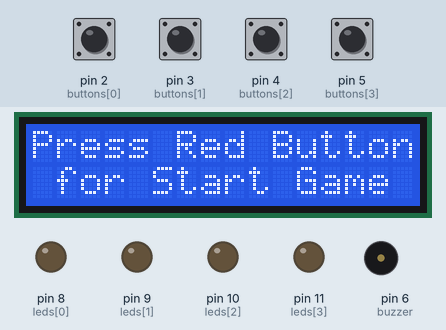
This sketch was run on a simulated Arduino Uno, built with avr-gcc and run on an emulated ATmega328P. Parts: 16×2 character LCD, output pins drawn as LEDs (lit = HIGH), buzzer (waves = sounding). The inputs (shaded band) are chosen by the test bench; at power-on: pin 2 (buttons[0]), pin 3 (buttons[1]), pin 4 (buttons[2]), pin 5 (buttons[3]) HIGH. Random numbers use the default seed unless the sketch sets one.

Above: at 5.3 s.
5.4 s: pin 2 (buttons[0]) pulled LOW for 0.15 s
At 6.0 s:
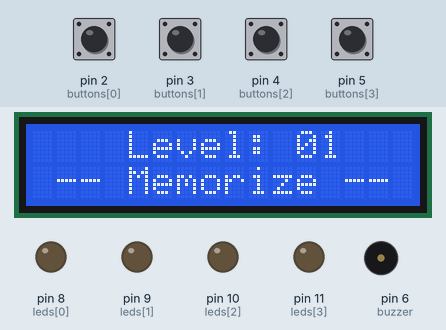
8.5 s: pin 3 (buttons[1]) pulled LOW for 0.15 s
At 10.2 s:
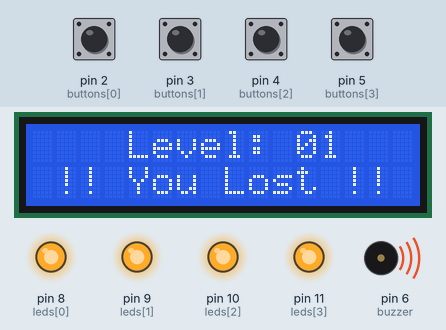
11.6 s: pin 2 (buttons[0]) pulled LOW for 1 s
At 14.7 s:
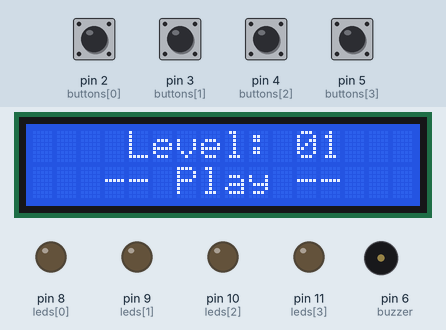
14.9 s: pin 5 (buttons[3]) pulled LOW for 1 s
At 17.3 s:
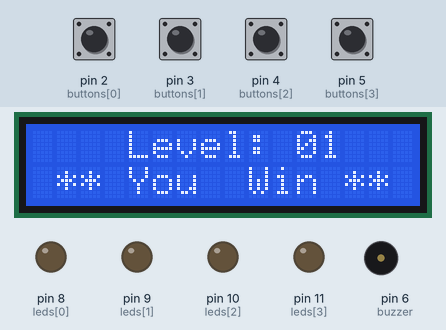
18.9 s: pin 2 (buttons[0]) driven LOW and pin 3 (buttons[1]) driven LOW
At 21.7 s:
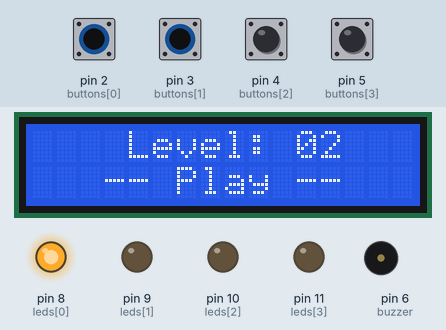
21.9 s: pin 2 (buttons[0]) driven HIGH
At 23.2 s:
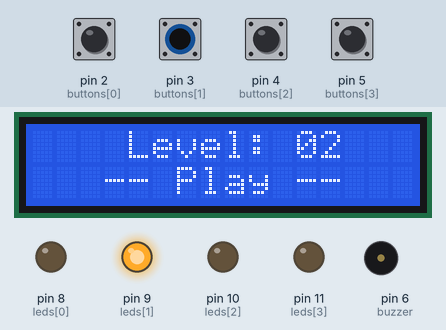
Timing chart, 0 to 24.7 s (numbered marks = the images above; inputs shaded):
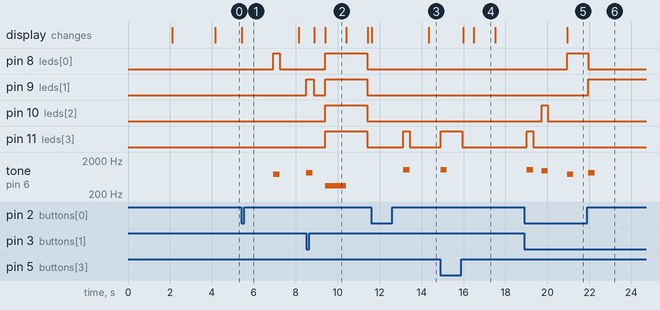

The sketch:

Distance_Measurement.ino
```cpp
#include "LiquidCrystal_I2C.h"
LiquidCrystal_I2C lcd(0x27,16,2);

int buttons[4] = {2, 3, 4,  5};
int leds[4]    = {8, 9, 10, 11};

boolean button[4] = {0, 0, 0, 0};

#define buzzer 6

#define levelsInGame 50

//create an array for this game
int bt_simonSaid[100]; //initialise the array
int led_simonSaid[100]; //initialise the array

boolean lost;
int game_play, level, stage;

void setup(){ // the setup function runs once when you press reset or power the board
Serial.begin(9600);

// initialize digital pins as outputs for LEDS in the buttons.
for(int i=0; i<=3; i++) {
pinMode(buttons[i], INPUT_PULLUP);// set the button pins as inputs
pinMode(leds[i], OUTPUT); // set the led pins as outputs
}

pinMode(buzzer, OUTPUT);

lcd.begin();// initialize the lcd
lcd.backlight();
lcd.setCursor(0,0);
lcd.print("      HI   ");
lcd.setCursor(0,1);
lcd.print(" > I'm NaDiM <");
delay(2000);
lcd.setCursor(0,0);
lcd.print("   Welcome To   ");
lcd.setCursor(0,1);
lcd.print("> Memory  Game <");
delay(2000); // Waiting for a while
lcd.clear();

randomSeed(analogRead(0));  //make our random numbers more random
}


void loop() {// the loop function runs over and over again forever

switch(stage){
case 0:
      lcd.setCursor(0, 0); lcd.print("Press Red Button");
      lcd.setCursor(0, 1); lcd.print(" for Start Game ");
      button[0] = digitalRead(buttons[0]);
      while(button[0] == HIGH) {
        button[0] = digitalRead(buttons[0]);
      }
      level=1, stage=1, game_play=1;
break;

case 1:
      lcd.clear();
      //print level on screen
      lcd.setCursor(4,0);
      lcd.print("Level: ");
      lcd.print((level/10)%10);
      lcd.print(level%10);

      lcd.setCursor(0,1);
      lcd.print(" -- Memorize -- ");
      delay(1500);
      led_simonSaid[level] = random(8, 12); // populate the array with random 'colours'
      for(int i=1; i<=level; i++) {
        digitalWrite(led_simonSaid[i], HIGH);//turn on the button light
        playBuzzer(led_simonSaid[i]-7);
        digitalWrite(led_simonSaid[i], LOW);
        delay(400);
      }
      delay(500);
      stage=2;
break;

case 2:
      stage=3;
      lcd.setCursor(0, 1);
      lcd.print("   -- Play --   ");
break;

case 3:
     for(int i=0; i<=3; i++){
        button[i] = digitalRead(buttons[i]);
        if(button[i] == LOW){
          bt_simonSaid[game_play] = leds[i];
          digitalWrite(leds[i], HIGH);
          playBuzzer(i+1); //make the sound of the button pressed - right or wrong
          while(button[i] == LOW){
            button[i] = digitalRead(buttons[i]);
          }
          delay(50);
          digitalWrite(leds[i], LOW);
          game_play++;
          if(game_play-1==level){game_play=1;
            stage=4;
            break;
          }
        }
      }
      delay(10);
break;

case 4:
     lcd.setCursor(0, 1);
     lcd.print("  Verification  ");
     delay(500);
     for(int i=1; i<=level; i++){
        if(led_simonSaid[i]!=bt_simonSaid[i]){
          lost=1;
          break;
        }
      }
      if(lost==1)stage=5;
            else stage=6;
break;

case 5:
      lcd.setCursor(0, 1);
      lcd.print(" !! You Lost !! ");
      tone(buzzer, 350); //play game over low tone on buzzer
      for(int i=0; i<=3; i++) {
      digitalWrite(leds[i], HIGH);
      }
      delay(1000);
      lcd.setCursor(0, 1);
      lcd.print("!! GAME  OVER !!");
      noTone(buzzer);
      delay(1000);
      for(int i=0; i<=3; i++) {
      digitalWrite(leds[i], LOW);
      }
      level=1, stage=0, lost=0;
 break;

case 6:
      lcd.setCursor(0, 1);
      lcd.print(" ** You  Win ** ");
      delay(1000);
    if(level==levelsInGame){
      lcd.setCursor(0, 0);
      lcd.print("Congratulation");
      lcd.setCursor(0, 1);
      lcd.print(" Level Complete");
      delay(1000);
      lcd.clear();
      level=1;
      }else{
      if(level<levelsInGame)level++;
      }

      stage=1;
break;

default:
break;
}

}

void playBuzzer(int x) {
tone(buzzer, 650+(x*100));
delay(300);
noTone(buzzer);
}
```

Measured:
- after the input at 5.4 s, pin 8 (leds[0]): LOW → HIGH after 1.5 s, → LOW 0.30 s later; tone on pin 6 (buzzer): silent → 750 Hz after 1.5 s, → silent 0.30 s later; the display: changes at once (image 1)
- after the input at 8.5 s, pin 8 (leds[0]): LOW → HIGH after 0.90 s, → LOW 2.0 s later; pin 9 (leds[1]): LOW → HIGH at once, → LOW 0.35 s later, → HIGH 0.54 s later, → LOW 2.0 s later
- after the input at 11.6 s, pin 11 (leds[3]): LOW → HIGH after 1.5 s, → LOW 0.30 s later; tone on pin 6 (buzzer): silent → 1050 Hz after 1.5 s, → silent 0.30 s later; the display: first changes at once (image 3 shows a later state)
- after the input at 14.9 s, pin 11 (leds[3]): LOW → HIGH at once, → LOW 1.0 s later; tone on pin 6 (buzzer): silent → 1050 Hz at once, → silent 0.30 s later; the display: first changes after 1.1 s (image 4 shows a later state)
- after the input at 18.9 s, pin 8 (leds[0]): LOW → HIGH after 2.0 s
- after the input at 21.9 s, pin 8 (leds[0]): HIGH → LOW after 0.05 s; pin 9 (leds[1]): LOW → HIGH after 0.05 s; tone on pin 6 (buzzer): silent → 850 Hz after 0.05 s, → silent 0.30 s later
- what the display in image 2 shows lasts 1.0 s, from 9.4 s to 10.4 s
